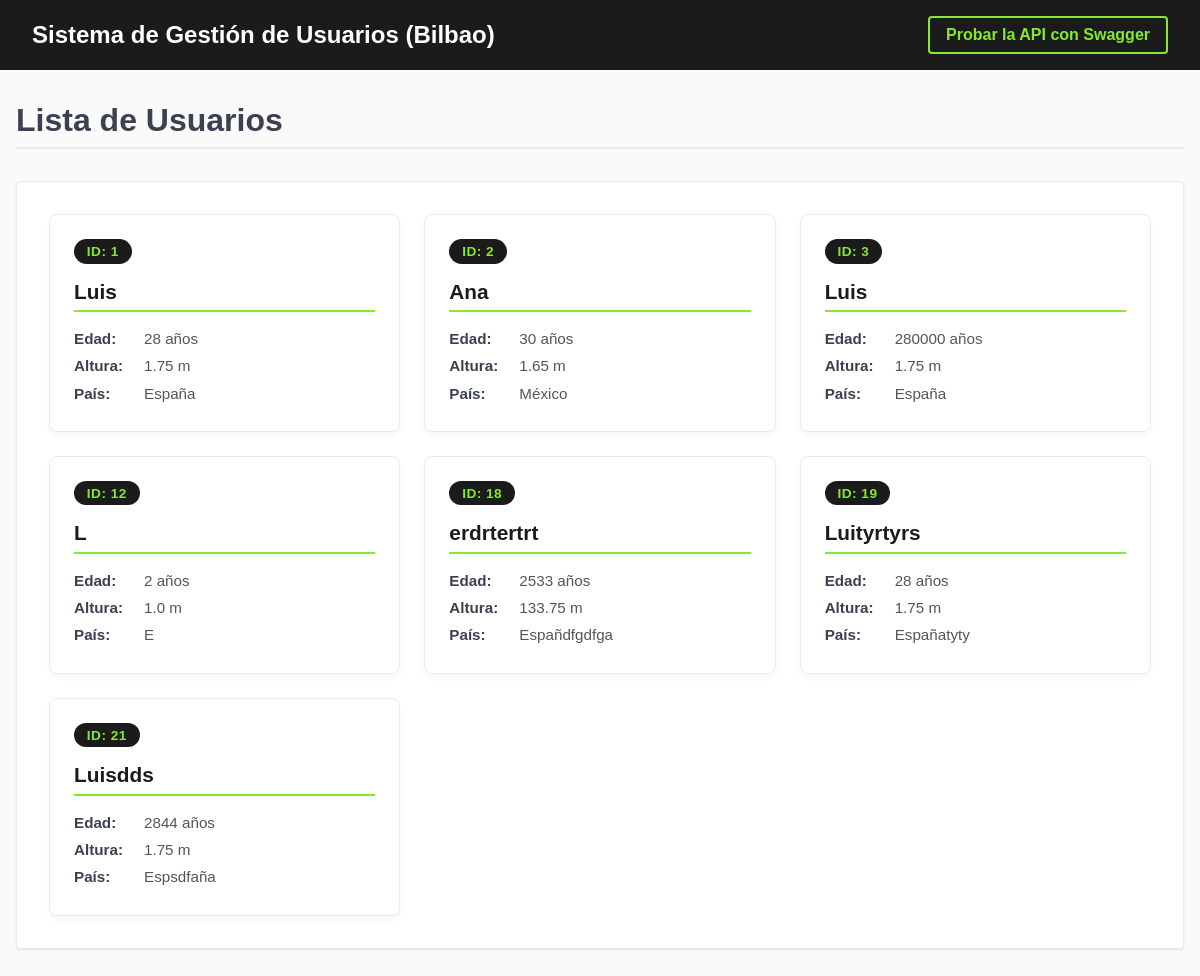
Before: / with the older database file.
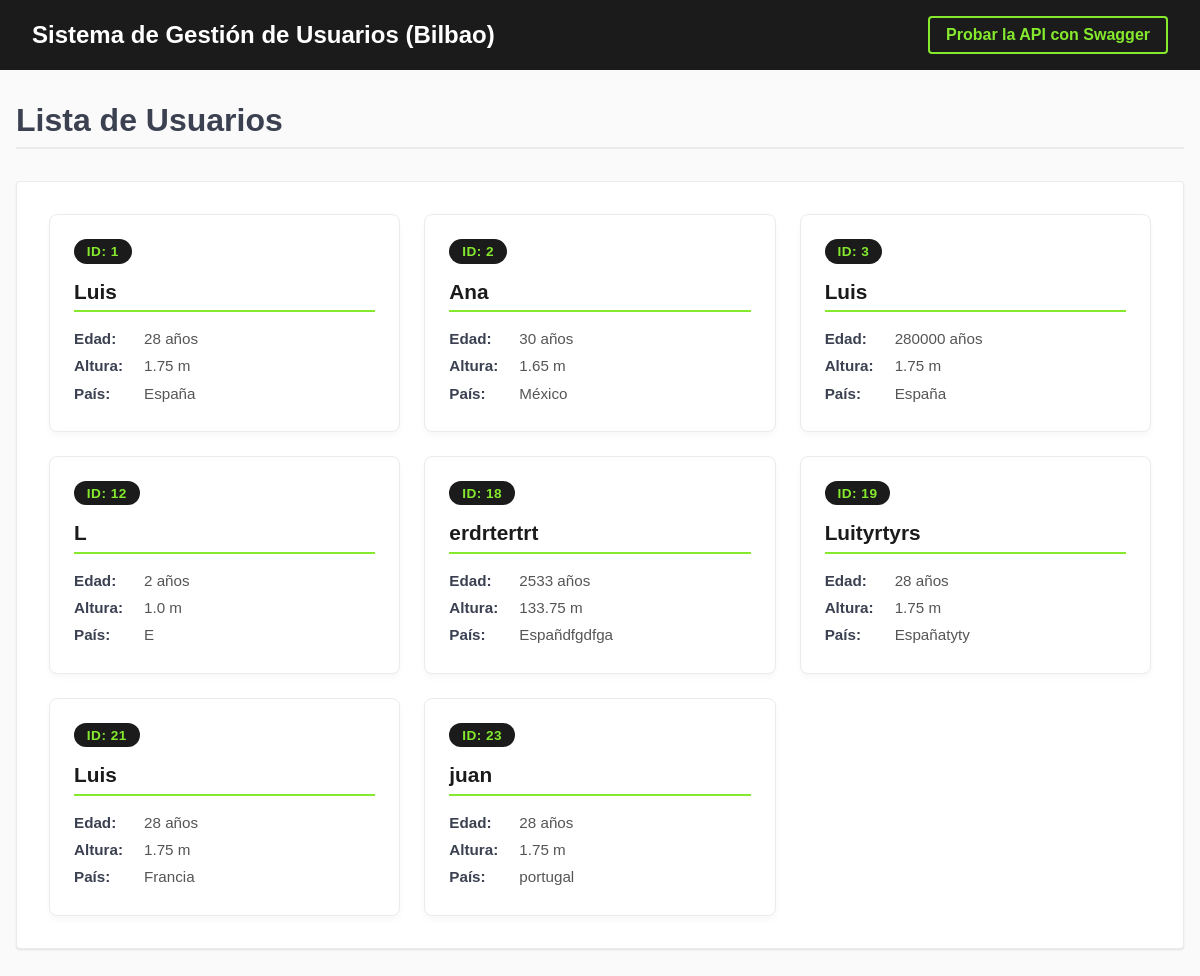
After: the same page with the newer database file.
### tables this page shows
CREATE TABLE "LISTADEUSUARIOS" (
	"ID"	INTEGER,
	"NOMBRE"	TEXT NOT NULL,
	"EDAD"	INTEGER,
	"ALTURA"	REAL,
	"PAIS"	TEXT,
	PRIMARY KEY("ID" AUTOINCREMENT)
);

### app.py (the view)
@app.route("/")
def index():
    usuarios = get_all_usuarios()  # esto devuelve una lista de dicts
    return render_template("panel.html", usuarios=usuarios)

### src/usuarios.py (called while the page is built)
def get_all_usuarios():
    return read_all()

### src/usuarios_repository_sqlite.py (called while the page is built)
def read_all():
    con = sqlite3.connect(DB_PATH)
    try:
        cur = con.cursor()
        res = cur.execute("SELECT ID, NOMBRE, EDAD, ALTURA, PAIS FROM LISTADEUSUARIOS")
        usuarios_sql = res.fetchall()
        lista = []
        for u in usuarios_sql:
            lista.append({"id": u[0], "nombre": u[1], "edad": u[2], "altura": u[3], "pais": u[4]})
        return lista
    finally:
        con.close()

### templates/panel.html (shortened to what this page needs)
{% extends "base.html" %}
{% block header %}Lista de Usuarios{% endblock %}
{% block content %}
    {% if usuarios %}
        <div class="user-grid">
        {% for usuario in usuarios %}
            <div class="user-card">
                <span class="user-badge">ID: {{ usuario.id }}</span>
                <div class="user-info">
                    <strong>{{ usuario.nombre }}</strong>
                    <div class="user-details">
                        <div><strong>Edad:</strong> <span>{{ usuario.edad }} años</span></div>
                        <div><strong>Altura:</strong> <span>{{ usuario.altura }} m</span></div>
                        <div><strong>País:</strong> <span>{{ usuario.pais }}</span></div>
                    </div>
                </div>
            </div>
        {% endfor %}
        </div>
    {% else %}
        <div class="empty-state">
            <p>No hay usuarios en la base de datos.</p>
        </div>
    {% endif %}
{% endblock %}

### templates/base.html (shortened to what this page needs)
<!DOCTYPE html>
<html lang="es">
<head>
</head>
<body>
    <header>
        <h1>Sistema de Gestión de Usuarios (Bilbao)</h1>
        <a href="http://127.0.0.1:5000/apidocs">Probar la API con Swagger</a>
    </header>
    <main>
        <h2>{% block header %}Bienvenido{% endblock %}</h2>
        <div class="card">
        {% block content %}{% endblock %}
        </div>
    </main>
</body>
</html>

### templates/base.html (style rules this page uses)
body { font-family: sans-serif; margin: 0; padding: 0; background-color: #fafafa; color: #3b4151; }
header { background-color: #1b1b1b; padding: 1rem 2rem; display: flex; justify-content: space-between; align-items: center; }
header h1 { color: #ffffff; font-size: 1.5rem; margin: 0; font-weight: 700; }
header a { color: #85ea2d; text-decoration: none; font-weight: bold; border: 2px solid #85ea2d; padding: 0.5rem 1rem; border-radius: 4px; transition: all 0.3s ease; }
main { max-width: 1200px; margin: 2rem auto; padding: 0 1rem; }
h2 { color: #3b4151; font-size: 2rem; border-bottom: 2px solid #ebebeb; padding-bottom: 0.5rem; margin-bottom: 2rem; }
.card { background-color: #ffffff; border: 1px solid #ebebeb; border-radius: 4px; box-shadow: 0 1px 2px rgba(0,0,0,0.1); padding: 2rem; margin-bottom: 2rem; }
.user-grid { display: grid; grid-template-columns: repeat(auto-fit, minmax(280px, 1fr)); gap: 1.5rem; padding: 0; margin: 0; }
.user-card { background-color: #ffffff; border: 1px solid #ebebeb; border-radius: 8px; padding: 1.5rem; box-shadow: 0 4px 6px rgba(0,0,0,0.03); transition: all 0.3s ease; }
.user-badge { display: inline-block; background-color: #1b1b1b; color: #85ea2d; padding: 0.3rem 0.8rem; border-radius: 20px; font-weight: bold; font-size: 0.85rem; margin-bottom: 1rem; letter-spacing: 0.5px; }
.user-info { display: flex; flex-direction: column; }
.user-info strong { font-size: 1.3rem; color: #1b1b1b; margin-bottom: 0.8rem; border-bottom: 2px solid #85ea2d; padding-bottom: 0.4rem; display: inline-block; }
.user-details { color: #555; font-size: 0.95rem; line-height: 1.8; }
.user-details div { display: flex; align-items: center; }
.user-details strong { font-size: 0.95rem; color: #3b4151; margin-bottom: 0; border: none; padding: 0; display: inline-block; font-weight: 600; width: 70px; }

Changed rows visible on the page:
changed LISTADEUSUARIOS id 21: nombre "Luisdds" → "Luis"; edad "2844" → "28"; pais "Espsdfaña" → "Francia"
added LISTADEUSUARIOS: id "23", nombre "juan", edad "28", altura "1.75", pais "portugal"
